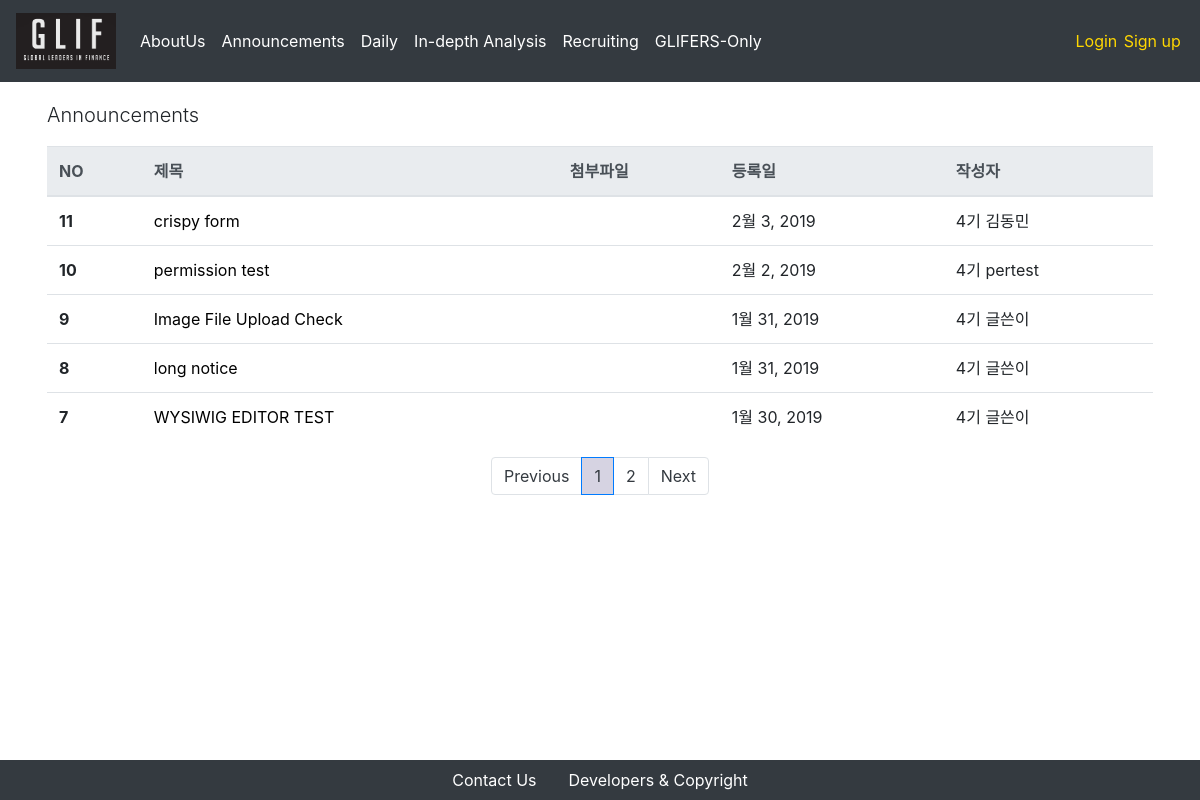
Screenshot of /announcement/ with the database file from the repository.
### announcement/models.py (models this page shows, shortened)
class Post(models.Model):
    title = models.CharField(max_length = 250)
    attached_file = models.FileField(upload_to = 'announcement_attached_files/%Y/%m/%d/', blank = True, null = True)
    written_date = models.DateField(auto_now = True)
    writer = models.ForeignKey(Glifer, on_delete = models.CASCADE, related_name = "announcement_writer")
    content = RichTextUploadingField()

### users/models.py (models this page shows)
class Glifer(models.Model):
    user = models.OneToOneField(CustomUser, on_delete = models.CASCADE, primary_key = True)
    is_mentor = models.BooleanField(default=False)
    is_authorized = models.BooleanField(default = False)
    name_en = models.CharField(max_length = 250)
    name_kr = models.CharField(max_length = 250)
    birthdate = models.DateField(default = "2000-01-01")
    phonenumber = models.CharField(max_length = 250)
    work_at = models.CharField(max_length = 250, blank = True)
    self_intro = models.TextField(max_length = 1000)
    profile_img = models.FileField(upload_to = 'profiles/%Y/%m/%d/', default = '/users/man-user.png')
    nth = models.CharField(
        max_length=2,
        choices=nth_CHOICES,
        default=glif_4th,
    )
    def __str__(self):
        return self.nth + " " + self.name_kr

### announcement/views.py (the view)
# urls.py: path('', PostListView.as_view(), name='announcement-index'),
class PostListView(ListView):
    model = Post
    template_name = 'announcement/index.html'
    context_object_name = "posts"
    paginate_by = 5
    block_size = 5 # 하단의 페이지 목록 수
    def get_queryset(self):
        order_by_recent_time = Post.objects.all().order_by("-pk")
        return order_by_recent_time
    def get_context_data(self, **kwargs):
        context = super(PostListView, self).get_context_data(**kwargs)
        block_size = 5 # 하단의 페이지 목록 수
        start_index = int((context['page_obj'].number - 1) / self.block_size) * self.block_size
        end_index = min(start_index + self.block_size, len(context['paginator'].page_range))
        context['page_range'] = context['paginator'].page_range[start_index:end_index]
        return context

### announcement/templates/announcement/index.html (shortened to what this page needs)
{% extends 'setups/base.html' %}
{% block body %}
<div class = "container">
    <div class = "row">
        <p class = "lead">Announcements</p>
        <table class="table">
            <thead class="thead-light">
                <tr>
                    <th scope="col">NO</th>
                    <th scope="col">제목</th>
                    <th scope="col">첨부파일</th>
                    <th scope="col">등록일</th>
                    <th scope="col">작성자</th>
                </tr>
            </thead>
            <tbody>
                {% for post in posts %}
                    <tr>
                        <th scope="row">{{ post.id }}</th>
                        <td>
                            <a href="/announcement/{{post.pk}}" style = "color:black"> {{ post.title }} </a>
                        </td>
                        {% if post.attached_file != '' %}
                            <td><button type="button" class="btn btn-outline-dark btn-download" onclick="location.href = '/announcement/{{post.pk}}/download'"><i class="far fa-file"></i></button></td>
                        {% else %}
                            <td></td>
                        {% endif %}
                        <td>{{ post.written_date }}</td>
                        <td>{{ post.writer }}</td>
                    </tr>
                {% endfor %}
            </tbody>
        </table>
    </div>
    <nav aria-label="Page navigation">
        <ul class="pagination justify-content-center">
            {% if page_obj.has_previous %}
            <li class = "page-item">
                <a class = "page-link" href="?page={{ page_obj.previous_page_number }}" aria-label="Previous">
                Previous
                </a>
            </li>
            {% else %}
            <li class="page-item"><a class="page-link" href="#" tabindex="-1" aria-disabled="true">Previous</a></li>
            {% endif %}
            {% for i in page_range %}
            {% if page_obj.number == i %}
                <li class = "active page-item"><a class="page-link" href="#">{{i}}</a></li>
            {% else %}
                <li class = "page-item"><a class = "page-link" href="?page={{ i }}">{{ i }}</a></li>
            {% endif %}
            {% endfor %}
            {% if page_obj.has_next %}
            <li class = "page-item">
                <a class = "page-link" href="?page={{ page_obj.next_page_number }}" aria-label="Next">
                    Next
                </a>
            </li>
            {% else %}
            <li class="page-item">
                <a class="page-link" href="#">Next</a>
            </li>
            {% endif %}
        </ul>
    </nav>
</div>
{% endblock %}

### setups/static/setups/css/index.css (style rules this page uses)
.container { margin-top: 100px; margin-bottom: 100px; padding : 0 2.0rem; }
a.page-link { color: #343a40!important; }
.pagination.justify-content-center>li.active>a { background: #d6d3e2; color: #fff; }

### setups/static/setups/css/navbar.css (style rules this page uses)
a { color: white; }

### rows the page displays
Post: id "11", title "crispy form", written_date "2월 3, 2019", writer "4기 김동민"
Post: id "10", title "permission test", written_date "2월 2, 2019", writer "4기 pertest"
Post: id "9", title "Image File Upload Check", written_date "1월 31, 2019", writer "4기 글쓴이"
Post: id "8", title "long notice", written_date "1월 31, 2019", writer "4기 글쓴이"
Post: id "7", title "WYSIWIG EDITOR TEST", written_date "1월 30, 2019", writer "4기 글쓴이"

### other values shown
{{ i }} "1"
{{ i }} "2"
